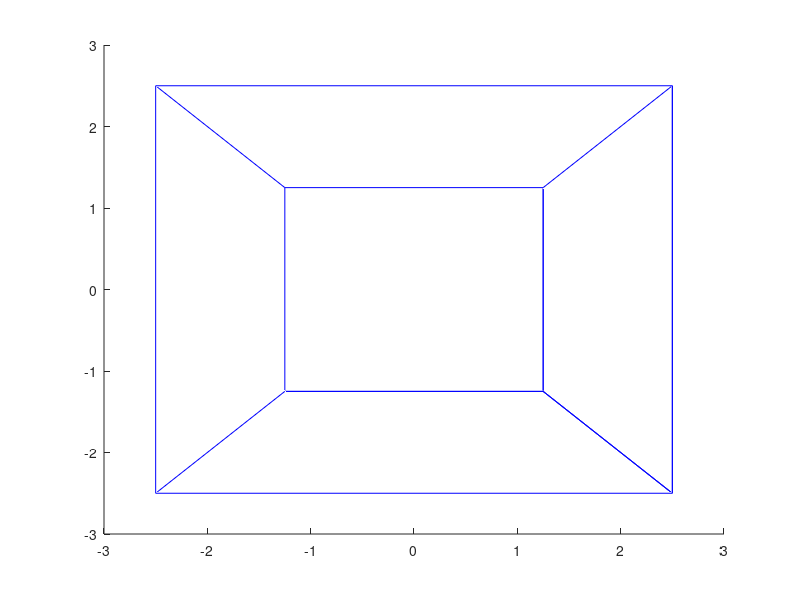

Write MATLAB code to recreate this figure.
clear all;
load traversal
load coords

figure(1);
hold on;

%%

for ii = 1:size(traversal,1)
    n1 = traversal(ii,2);
    n2 = traversal(ii,3);
    
    p1 = coords(n1, 2:end);
    p2 = coords(n2, 2:end);
    
    p1_3 = 5*p1(1:3)./abs(3-ones(1,3)*p1(4));
    p2_3 = 5*p2(1:3)./abs(3-ones(1,3)*p2(4));
    
    edge = [p1_3; p2_3];
    
    plot3(edge(:,1), edge(:,2), edge(:,3), 'b-');
end